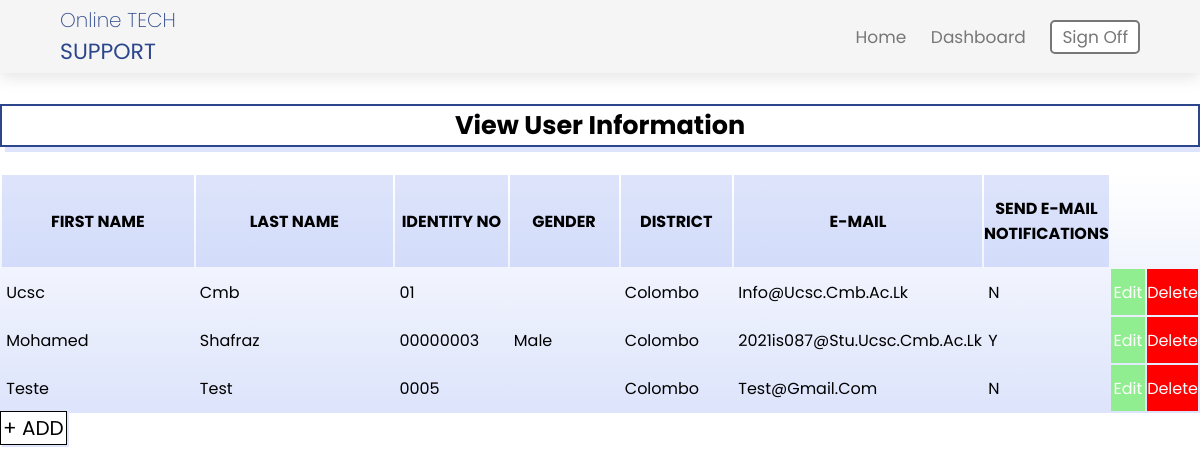
The page /Admin/view_user_info.php (signed in) on the database its author committed.
### tables this page shows
CREATE TABLE IF NOT EXISTS `user_info` (
  `first_name` varchar(45) NOT NULL,
  `last_name` varchar(45) NOT NULL,
  `id` varchar(45) NOT NULL,
  `district` varchar(45) NOT NULL,
  `email_address` varchar(45) NOT NULL,
  `email_notification` enum('N','Y') NOT NULL DEFAULT 'N',
  `user_name` varchar(45) NOT NULL,
  `password` varchar(45) NOT NULL,
  `gender` enum('Male','Female') NOT NULL,
  PRIMARY KEY (`user_name`)
);

### Admin/view_user_info.php (the view, shortened to what this page needs)
<?php
	$mess = "";
?>
<html>
<head>
	<link rel="stylesheet" href="style.css">
</head>
<body style="background-image: linear-gradient(to right,white, white, white);font-family:'Poppins',san-serif">
<header class="header">
<a href="#" class="logo"><span class="ln1">Online TECH</span><br><span class="ln2">SUPPORT</span> </a>
<nav class="navbar">
	<a href="index.php">Home</a>
	<a href="home.php">Dashboard</a>
	<a href="logoff.php" class="btn login">Sign Off</a>
</nav>
</header>
<br><br><br><br>
<h2 align="center" style="
    blue: #2b468b;
    light-blue: .5rem .5rem 0 #afc3ff;
    black: #444;
    light-color: #777;
    box-shadow: .5rem .5rem 0 rgba(84, 120, 236, 0.2);
    /* text-shadow: .4rem .4rem 0 rgba(0, 0, 0, .2); */
    border: .2rem solid var(
    --blue);
    border2: .2rem solid var(
    --black);
">View User Information</h2>
		<?php
			echo "$mess<br>";
		?>
<?php
	require_once("dbcon/dbcon.php");
	$query = "SELECT first_name, last_name, id, gender, district, email_address, email_notification, user_name FROM
				user_info";
	$result=mysqli_query($con,$query);
	echo "<table height=30% border=1 width=100% style=
    background-image:linear-gradient(white,#5478ec33);color:black;border:white;>
\n";
	echo "
		<tr style=background-color:#5478ec33;>
		<th width='18%'>FIRST NAME</th>
		<th width='19%'>LAST NAME</th>
		<th width='10%'>IDENTITY NO</th>
		<th width='10%'>GENDER</th>
		<th width='10%'>DISTRICT</th>
		<th width='20%'>E-MAIL</th>
		<th width='10%'>SEND E-MAIL NOTIFICATIONS</th>
		</tr>
		";
	while($myrow=mysqli_fetch_row($result))  {
		echo "<tr>";
		for($f=0;$f<mysqli_num_fields($result)-1;$f++)  {
			echo "<td>&nbsp;".htmlspecialchars($myrow[$f]);
		}
		echo "<td width='5%' align='center' bgcolor=lightgreen>
		<a href='./edit_user_info.php?uname=".urlencode($myrow[7])."' style=text-decoration:none;color:white;>Edit</a>";
		echo "<td width='5%' align='center' bgcolor=red><a onClick='return delete_test()' href='?uname_d=".urlencode($myrow[7
])."' style=text-decoration:none;color:white;>Delete</a>";
	}
	echo "</table>\n";
	echo "<td width='10%' align='center'>"?>
		<a href='../Login/registration.php' style="text-decoration:none;
		color: black;
		background-color: white;
		font-size:20px;
		box-shadow: 0.2rem 0.2rem 0 rgba(84, 120, 236, 0.2);
		border:.1rem solid black;
		padding:2px;">+ ADD</a><br>
</body>
</html>

### Admin/style.css (style rules this page uses)
body { background-image: linear-gradient(to right, white,#5478ec33);color:black;font-family:'Poppins',sans-serif;font-size:1.7rem; }
:root { --blue:#2b468b; --light-blue:.5rem .5rem 0 #afc3ff; --black:#444; --light-color:#777; --box-shadow:.5rem .5rem 0 rgba(84, 120, 236, 0.2); --text-shadow:.4rem .4rem 0 rgba(0, 0, 0, .2); --border:.2rem solid var(--blue); --border2:.2rem solid var(--light-color); }
* { font-family: 'Poppins', sans-serif; margin:0; padding: 0; box-sizing: border-box; outline: none; border: none; text-transform: capitalize; transition: all .2s ease-out; text-decoration: none; }
html { font-size: 62.5%; overflow-x: hidden; scroll-padding-top: 7rem; scroll-behavior: smooth; }
.btn { display: inline-block; margin-top: 1rem; padding: .5rem; padding-left: 1rem; border:var(--border); border-radius: .5rem; box-shadow: var(--box-shadow); color:var(--blue); cursor: pointer; font-size: 1.7rem; background: #fff; }
.header .navbar .btn { display: inline-block; margin-top: 0.1rem; padding: .2rem; padding-left: 1rem; padding-right: 1rem; border:var(--border2); border-radius: .5rem; box-shadow: none; color:var(--light-color); cursor: pointer; font-size: 1.7rem; background: #fff; }
header { padding:0.5rem 5%; position: fixed; top:0; left: 0; right: 0; z-index: 1000; box-shadow: 0 .5rem 1.5rem rgba(0, 0, 0, .1); display: flex; align-items: center; justify-content: space-between; background: #f5f5f5; }
.header .logo span { font-size: 2rem; font-weight: 200; vertical-align:top; color: #2b468b; }
.header .logo .ln2 { font-size: 2.2rem; font-weight: 400; vertical-align:top; }
.header .navbar a { font-size: 1.7rem; color: var(--light-color); margin-left: 2rem; }

### rows shown on the page
user_info: first_name "Ucsc", last_name "Cmb", id "01", district "Colombo", email_address "Info@ucsc.cmb.ac.lk", email_notification "N"
user_info: first_name "Mohamed", last_name "Shafraz", id "00000003", gender "Male", district "Colombo", email_address "2021is087@stu.ucsc.cmb.ac.lk", email_notification "Y"
user_info: first_name "Teste", last_name "Test", id "0005", district "Colombo", email_address "Test@gmail.com", email_notification "N"
